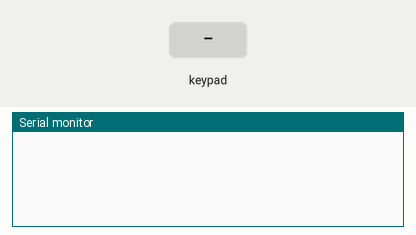
Bench run of a sketch on a simulated Arduino Uno, built with avr-gcc and run on an emulated ATmega328P. Shown: the last lines printed to the serial monitor. Wiring (inferred from the names in the program): 4×4 keypad with keys 1 2 3 A 4 5 6 B 7 8 9 C * 0 # D: rows pin 13, pin 12, pin 11, pin 10; columns pin 9, pin 8, pin 7, pin 6. The inputs (shaded band) are chosen by the test bench.

Above: at 1.2 s.
1.3 s: key '1' pressed
At 2.3 s:
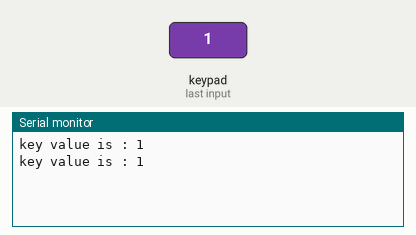
2.8 s: keypad keys 1 3 1 2 1 1 1 0 # pressed 0.4 s apart
At 7.3 s:
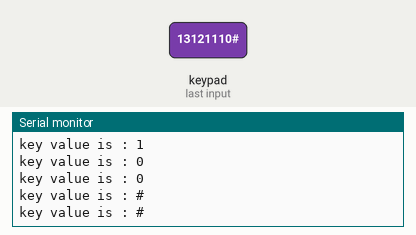
7.9 s: key 'A' pressed
At 8.9 s:
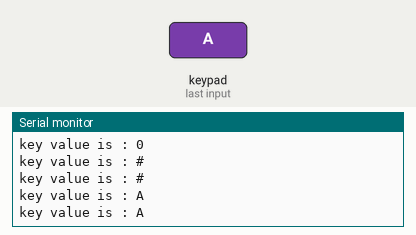
9.4 s: keypad keys 1 3 1 2 1 1 1 0 * pressed 0.4 s apart
At 13.9 s:
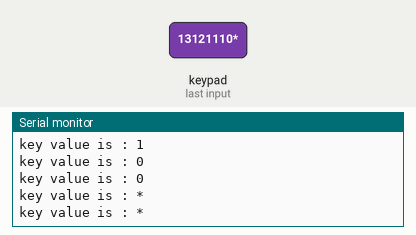
14.5 s: key 'B' pressed
At 15.4 s:
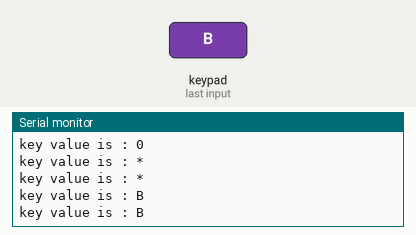
16.0 s: keypad keys 1 3 1 2 1 1 1 0 D pressed 0.4 s apart
At 20.5 s:
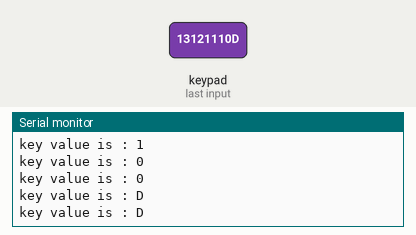
Timing chart, 0 to 22.0 s (numbered marks = the images above; inputs shaded):
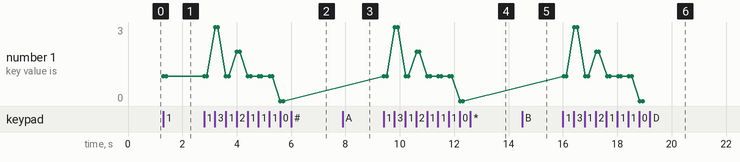

Measured:
- after the input at 1.3 s, the serial monitor: prints a new line at once (image 1)
- after the input at 2.8 s, the serial monitor: prints a new line after 0.40 s (image 2)
- after the input at 7.9 s, the serial monitor: prints a new line at once (image 3)
- after the input at 9.4 s, the serial monitor: prints a new line at once (image 4)
- after the input at 14.5 s, the serial monitor: prints a new line at once (image 5)
- after the input at 16.0 s, the serial monitor: prints a new line at once (image 6)
- plotted number 1: 1 → 0 after the input at 2.8 s

The sketch:

exercise3keypadScanning.ino
```cpp
// Define the number of rows and columns of the keypad
#define ROW_num 4
#define COL_num 4

// Define the Arduino pins connected to the keypad rows
int row_pin[ROW_num] = {13, 12, 11, 10};
// Define the Arduino pins connected to the keypad columns
int col_pin[COL_num] = {9, 8, 7, 6};

// Variable to store the key pressed
char key;

void setup(){
  Serial.begin(9600); // Start serial communication at 9600 bps

  // Configure row pins as input with internal pull-up resistor
  for (int i = 0; i < ROW_num; i++){
    pinMode(row_pin[i], INPUT_PULLUP);
  }

  // Configure column pins as output and set them high
  for(int i = 0; i < COL_num; i++){
    pinMode(col_pin[i], OUTPUT);
    digitalWrite(col_pin[i], HIGH);
  }
}

// Function to read the pressed key from the keypad
char readKeypad(){
  // Define the layout of the keys on the keypad
  char keys[ROW_num][COL_num] = {
    {'1', '2', '3', 'A'},
    {'4', '5', '6', 'B'},
    {'7', '8', '9', 'C'},
    {'*', '0', '#', 'D'},
  };

  // Scan each column by setting it low and check each row for a key press
  for (int j = 0; j < COL_num; j++){
    digitalWrite(col_pin[j], LOW); // Set the current column pin low
    for(int i = 0; i < ROW_num; i++){ // Check each row
      if(!digitalRead(row_pin[i])){ // If a key is pressed (row pin reads low because of the pull-up resistor)
        digitalWrite(col_pin[j], HIGH); // Set the column pin back high
        return keys[i][j]; // Return the key pressed
      }
    }
    digitalWrite(col_pin[j], HIGH); // Set the column pin back high if no key is pressed in this column
  }
  return NULL; // Return NULL if no key is pressed
}

void loop(){
  key = readKeypad(); // Read the pressed key
  if(key){ // If a key is pressed
    Serial.print("key value is : ");
    Serial.println(key); // Print the value of the pressed key
  }
  delay(100); // Delay to debounce and prevent multiple reads for a single press
}
```
